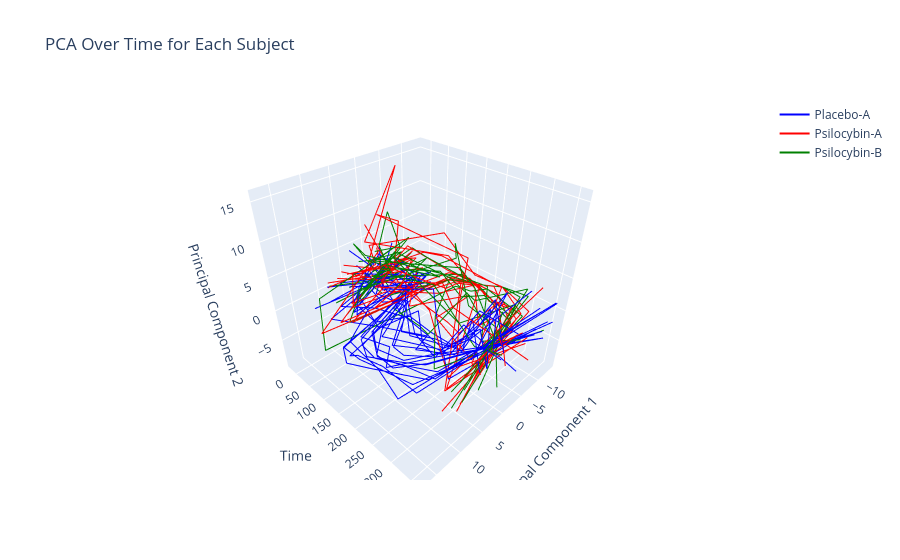

The notebook cell saved with this chart:
### Markdown cell above
## PCA (2 principle components) over time

### Code cell
# Create a 3D figure
fig = go.Figure()

# Loop through each subject
for subject_id in range(pca_over_time.shape[1]):
    xs = []
    ys = []
    zs = timepoints  # Use the time array as the y-axis values
    
    # Loop through each time point
    for t in range(pca_over_time.shape[0]):
        pca_result = pca_over_time[t]
        xs.append(pca_result[subject_id, 0])  # Principal Component 1
        ys.append(pca_result[subject_id, 1])  # Principal Component 2
    
    # Determine the condition for each subject using the reshaped condition array
    condition = condition_reshaped[subject_id]
    
    # Add the subject's trajectory over time to the plot without showing legend for each subject
    fig.add_trace(go.Scatter3d(
        x=xs, 
        y=zs, 
        z=ys, 
        mode='lines',  # Remove dots
        line=dict(color=palette[condition]),
        showlegend=False  # Hide individual subject legends
    ))

# Add separate traces for each condition to show in legend only
for condition, color in palette.items():
    fig.add_trace(go.Scatter3d(
        x=[None], y=[None], z=[None],  # No data, just for legend
        mode='lines',
        line=dict(color=color),
        name=condition
    ))

# Set labels
fig.update_layout(
    scene=dict(
        xaxis_title='Principal Component 1',
        yaxis_title='Time',
        zaxis_title='Principal Component 2'
    ),
    title='PCA Over Time for Each Subject'
)

# Show the plot
fig.show()

### Figure 1 — Plotly figure (JSON) as saved in the notebook; plotly's stock layout.template omitted (floating-point values rounded to 4 significant figures; data arrays with more than 128 entries replaced by an {"elided": "..."} marker saying what was removed)
{"data": [{"line": {"color": "blue"}, "mode": "lines", "showlegend": false, "type": "scatter3d", "x": [2.251, -0.168, -5.432, 10.84, 13.6, 10.95, 11.34, -7.626], "y": {"elided": "471 int values"}, "z": [1.528, -1.661, -1.259, -2.349, -1.181, -0.8839, 1.651, -1.076]}, {"line": {"color": "blue"}, "mode": "lines", "showlegend": false, "type": "scatter3d", "x": [-3.391, 5.062, 7.751, 4.427, -0.3162, 4.036, 6.521, -7.7], "y": {"elided": "471 int values"}, "z": [0.1953, 0.5252, -1.978, 2.749, 2.925, 2.43, -3.326, -0.1921]}, {"line": {"color": "blue"}, "mode": "lines", "showlegend": false, "type": "scatter3d", "x": [3.541, -5.106, -6.946, 14.24, 17.12, 16.81, 10.74, -11.21], "y": {"elided": "471 int values"}, "z": [0.668, -1.31, -1.948, -2.02, -0.2705, 1.499, -0.9275, -0.6776]}, {"line": {"color": "red"}, "mode": "lines", "showlegend": false, "type": "scatter3d", "x": [-0.2063, -4.708, -9.144, 7.598, 5.871, 5.602, 6.551, -7.525], "y": {"elided": "471 int values"}, "z": [7.237, -3.571, -3.798, 1.316, 6.378, 4.258, -3.023, 6.027]}, {"line": {"color": "green"}, "mode": "lines", "showlegend": false, "type": "scatter3d", "x": [1.708, -3.875, -5.156, -3.648, -7.948, -7.851, -0.7092, -3.676], "y": {"elided": "471 int values"}, "z": [1.983, 2.076, 4.083, 4.796, 1.686, 2.221, -1.096, 0.06268]}, {"line": {"color": "blue"}, "mode": "lines", "showlegend": false, "type": "scatter3d", "x": [-7.784, 9.05, 3.901, 1.298, 0.7893, 2.402, -0.1216, 4.317], "y": {"elided": "471 int values"}, "z": [-0.7099, -1.045, -2.491, -3.068, -4.211, -3.224, 1.096, -0.06923]}, {"line": {"color": "red"}, "mode": "lines", "showlegend": false, "type": "scatter3d", "x": [-6.728, 6.075, 8.33, -9.489, -9.302, -9.221, -5.748, 8.24], "y": {"elided": "471 int values"}, "z": [-1.798, 3.124, -0.462, 0.1606, 1.101, -0.3289, -0.8484, -1.352]}, {"line": {"color": "green"}, "mode": "lines", "showlegend": false, "type": "scatter3d", "x": [8.274, -7.809, -0.3356, -2.043, 0.7449, -2.608, -4.904, 1.039], "y": {"elided": "471 int values"}, "z": [0.3351, -2.338, -4.425, -6.19, -4.043, 3.374, -3.971, -5.088]}, {"line": {"color": "blue"}, "mode": "lines", "showlegend": false, "type": "scatter3d", "x": [-5.262, 6.692, -4.449, 2.358, -1.199, -2.338, -2.188, 4.224], "y": {"elided": "471 int values"}, "z": [-0.5575, -3.09, -2.179, -5.131, -5.856, -6.207, 3.166, -0.2377]}, {"line": {"color": "red"}, "mode": "lines", "showlegend": false, "type": "scatter3d", "x": [-11.45, 6.921, 0.772, -6.767, -11.67, -9.625, -9.353, 7.982], "y": {"elided": "471 int values"}, "z": [-0.6596, -1.434, -0.9147, -2.357, -0.8232, 1.562, -3.251, 2.266]}, {"line": {"color": "blue"}, "mode": "lines", "showlegend": false, "type": "scatter3d", "x": [-2.028, 6.425, 4.004, 0.2856, -0.005113, -2.469, 1.929, 5.881], "y": {"elided": "471 int values"}, "z": [1.398, -1.483, -4.964, -3.374, -4.083, -6.195, 3.672, 0.1698]}, {"line": {"color": "red"}, "mode": "lines", "showlegend": false, "type": "scatter3d", "x": [-0.4693, 0.08653, 8.779, -8.913, -11.67, -12.2, -11.17, 9.099], "y": {"elided": "471 int values"}, "z": [-0.3129, -1.796, -2.781, -0.8063, -0.8232, 0.4397, -1.539, 1.258]}, {"line": {"color": "blue"}, "mode": "lines", "showlegend": false, "type": "scatter3d", "x": [-6.218, 5.181, 3.311, -1.795, 2.128, 0.7856, -3.228, 0.4923], "y": {"elided": "471 int values"}, "z": [0.5206, -1.062, -6.4, -3.352, -4.654, -5.195, 4.077, 0.1484]}, {"line": {"color": "red"}, "mode": "lines", "showlegend": false, "type": "scatter3d", "x": [-3.398, 8.229, 14.75, -13.25, -11.0, -6.44, -3.165, 1.31], "y": {"elided": "471 int values"}, "z": [2.495, -0.409, -1.835, -1.518, -1.204, -3.66, 1.338, 1.823]}, {"line": {"color": "green"}, "mode": "lines", "showlegend": false, "type": "scatter3d", "x": [-7.738, 12.83, 14.57, -11.56, -9.953, -7.831, -11.75, 11.62], "y": {"elided": "471 int values"}, "z": [1.712, 1.79, -4.78, -3.01, -1.305, 1.855, -2.225, 0.7189]}, {"line": {"color": "green"}, "mode": "lines", "showlegend": false, "type": "scatter3d", "x": [0.233, 4.623, 9.365, -9.879, -11.67, -12.2, -10.06, 11.43], "y": {"elided": "471 int values"}, "z": [-0.4797, 0.1465, -2.51, -1.057, -0.8232, 0.4397, 1.638, -1.907]}, {"line": {"color": "blue"}, "mode": "lines", "showlegend": false, "type": "scatter3d", "x": [-1.399, 0.3458, -3.686, 1.26, 4.924, 0.2242, -3.856, 3.248], "y": {"elided": "471 int values"}, "z": [0.3321, 4.138, 0.3274, -0.1026, -2.217, -4.094, 2.302, 2.203]}, {"line": {"color": "red"}, "mode": "lines", "showlegend": false, "type": "scatter3d", "x": [2.732, 1.199, 4.17, -7.87, -10.69, -12.2, -13.66, 13.26], "y": {"elided": "471 int values"}, "z": [-0.267, 2.774, 7.477, 7.071, 1.132, 0.4397, -2.27, -1.123]}, {"line": {"color": "green"}, "mode": "lines", "showlegend": false, "type": "scatter3d", "x": [-11.14, 5.753, 7.048, -11.3, -5.041, -3.26, -4.036, 3.645], "y": {"elided": "471 int values"}, "z": [-0.8227, -1.985, 1.803, 1.966, 7.961, 1.096, -0.3857, 2.23]}, {"line": {"color": "blue"}, "mode": "lines", "showlegend": false, "type": "scatter3d", "x": [-11.13, 11.26, 3.936, -4.058, 3.673, -0.5455, -6.214, 7.968], "y": {"elided": "471 int values"}, "z": [-0.7254, -2.198, -5.708, -9.081, -5.268, -5.835, 3.933, 3.185]}, {"line": {"color": "green"}, "mode": "lines", "showlegend": false, "type": "scatter3d", "x": [0.6479, -2.203, 6.505, 3.179, -4.111, -4.86, -12.05, 8.999], "y": {"elided": "471 int values"}, "z": [-2.644, 0.6472, 0.8865, 7.857, 3.176, 1.217, 2.096, -0.6661]}, {"line": {"color": "blue"}, "mode": "lines", "showlegend": false, "type": "scatter3d", "x": [-1.896, 2.332, 2.199, 0.7905, 3.826, 4.198, 3.807, -3.845], "y": {"elided": "471 int values"}, "z": [-2.587, -1.194, -2.197, -0.471, -2.388, -3.772, 3.585, -5.204]}, {"line": {"color": "red"}, "mode": "lines", "showlegend": false, "type": "scatter3d", "x": [-4.209, 2.897, 11.02, -9.642, -11.67, -10.68, -9.887, 9.639], "y": {"elided": "471 int values"}, "z": [-0.5292, 0.1413, -1.78, -0.6518, -0.8232, -0.07567, -1.827, -2.389]}, {"line": {"color": "blue"}, "mode": "lines", "showlegend": false, "type": "scatter3d", "x": [-6.212, 1.475, -3.067, 4.532, 2.291, 2.581, 0.4155, -2.78], "y": {"elided": "471 int values"}, "z": [2.488, -1.983, -5.089, -6.544, -5.798, -4.14, 4.04, 1.377]}, {"line": {"color": "red"}, "mode": "lines", "showlegend": false, "type": "scatter3d", "x": [5.532, 1.615, -5.047, 2.241, -4.128, -1.296, -4.128, -0.453], "y": {"elided": "471 int values"}, "z": [1.677, 0.5299, 2.296, 2.302, -4.25, -2.481, 3.346, -2.406]}, {"line": {"color": "green"}, "mode": "lines", "showlegend": false, "type": "scatter3d", "x": [4.236, -4.878, 4.639, -7.113, 7.854, -1.138, -9.131, 5.785], "y": {"elided": "471 int values"}, "z": [-1.528, 2.732, 5.367, 0.3143, 10.42, -0.7561, 0.8913, -2.665]}, {"line": {"color": "blue"}, "mode": "lines", "showlegend": false, "type": "scatter3d", "x": [3.484, -4.627, -9.883, 13.27, 15.13, 14.63, 12.98, -13.18], "y": {"elided": "471 int values"}, "z": [4.353, -3.431, -3.414, -3.831, -0.1571, 0.5646, -1.652, 1.374]}, {"line": {"color": "red"}, "mode": "lines", "showlegend": false, "type": "scatter3d", "x": [6.506, -1.672, 3.59, -4.973, -4.952, -5.768, 6.845, -2.438], "y": {"elided": "471 int values"}, "z": [0.9343, -0.9256, 0.9243, -0.98, 2.076, 3.166, -4.789, 1.44]}, {"line": {"color": "green"}, "mode": "lines", "showlegend": false, "type": "scatter3d", "x": [-4.814, 5.363, 5.029, -9.258, -11.67, -12.2, -12.6, 9.538], "y": {"elided": "471 int values"}, "z": [-4.706, 7.313, 6.316, -0.1516, -0.8232, 0.4397, 0.7016, 1.237]}, {"line": {"color": "green"}, "mode": "lines", "showlegend": false, "type": "scatter3d", "x": [-7.788, 8.134, -4.387, 7.103, -6.522, -4.412, -3.942, 2.091], "y": {"elided": "471 int values"}, "z": [1.163, -2.875, 5.982, 7.903, 3.833, 3.478, -1.874, 6.82]}, {"line": {"color": "green"}, "mode": "lines", "showlegend": false, "type": "scatter3d", "x": [7.363, -11.23, 0.8782, -9.721, -0.8936, 4.402, 9.623, -10.44], "y": {"elided": "471 int values"}, "z": [-2.891, -0.5227, -1.642, -1.068, -1.681, 0.6714, 0.06874, -1.703]}, {"line": {"color": "blue"}, "mode": "lines", "showlegend": false, "type": "scatter3d", "x": [8.711, -7.742, -9.891, 14.22, 14.88, 15.61, 16.35, -12.83], "y": {"elided": "471 int values"}, "z": [0.3495, -2.821, -1.584, -1.86, -0.9181, 0.978, -0.4095, 1.594]}, {"line": {"color": "red"}, "mode": "lines", "showlegend": false, "type": "scatter3d", "x": [8.49, -10.31, -6.296, 0.3574, -9.611, 4.192, 1.898, -3.942], "y": {"elided": "471 int values"}, "z": [0.9472, -1.926, 0.02791, -1.591, -1.91, 2.538, -2.434, 1.032]}, {"line": {"color": "blue"}, "mode": "lines", "showlegend": false, "type": "scatter3d", "x": [1.086, -2.355, -3.112, 10.85, 9.158, 14.03, 8.825, -10.06], "y": {"elided": "471 int values"}, "z": [-1.228, -1.692, -2.179, -1.877, -1.928, 0.04448, 1.498, -2.882]}, {"line": {"color": "green"}, "mode": "lines", "showlegend": false, "type": "scatter3d", "x": [-3.026, 3.23, 0.5511, -7.197, -7.372, -7.188, -8.268, 9.246], "y": {"elided": "471 int values"}, "z": [-5.346, 0.6054, 2.751, 1.247, -1.242, 1.073, -1.579, -2.399]}, {"line": {"color": "blue"}, "mode": "lines", "showlegend": false, "type": "scatter3d", "x": [9.041, -5.092, -5.613, 8.956, 16.14, 15.64, 13.67, -12.99], "y": {"elided": "471 int values"}, "z": [-2.256, 0.9602, -0.6026, 1.605, 2.461, 0.9322, 0.09081, -1.556]}, {"line": {"color": "red"}, "mode": "lines", "showlegend": false, "type": "scatter3d", "x": [8.623, 0.7629, 2.491, -3.064, -2.035, -11.95, 1.16, 5.58], "y": {"elided": "471 int values"}, "z": [0.2025, 2.308, 3.572, 5.702, 7.172, 0.453, -3.757, -0.3395]}, {"line": {"color": "green"}, "mode": "lines", "showlegend": false, "type": "scatter3d", "x": [-2.022, -4.514, 0.11, 6.104, 8.097, 4.854, 0.916, 0.8474], "y": {"elided": "471 int values"}, "z": [2.376, 3.687, 10.98, 9.655, 8.025, 7.488, -1.105, 0.02702]}, {"line": {"color": "blue"}, "mode": "lines", "showlegend": false, "type": "scatter3d", "x": [6.584, -5.632, -8.645, 10.71, 12.15, 11.58, 9.391, -7.841], "y": {"elided": "471 int values"}, "z": [0.1594, -1.549, -1.922, -3.386, -2.213, -0.7468, -1.612, 2.944]}, {"line": {"color": "red"}, "mode": "lines", "showlegend": false, "type": "scatter3d", "x": [4.438, -5.284, -5.148, 5.531, -3.273, -1.048, 7.219, -5.546], "y": {"elided": "471 int values"}, "z": [0.8398, 1.1, 2.471, 6.749, 1.826, 5.614, -4.893, -0.5125]}, {"line": {"color": "blue"}, "mode": "lines", "showlegend": false, "type": "scatter3d", "x": [4.189, -3.666, -5.673, 8.613, 11.64, 11.32, 8.944, -8.516], "y": {"elided": "471 int values"}, "z": [-1.343, -2.705, -2.23, -2.142, -2.242, -1.069, -0.7403, 2.1]}, {"line": {"color": "red"}, "mode": "lines", "showlegend": false, "type": "scatter3d", "x": [4.928, -2.872, -2.136, 6.242, -8.501, -1.042, 4.843, -5.308], "y": {"elided": "471 int values"}, "z": [2.513, 0.3142, 9.045, 13.63, 4.634, 3.175, -2.398, -1.334]}, {"line": {"color": "blue"}, "mode": "lines", "showlegend": false, "type": "scatter3d", "x": [-0.1897, -5.694, -6.719, 6.556, 11.73, 12.85, 10.96, -9.94], "y": {"elided": "471 int values"}, "z": [2.085, -2.756, -0.458, -2.788, -1.869, -0.6965, 1.633, -1.664]}, {"line": {"color": "red"}, "mode": "lines", "showlegend": false, "type": "scatter3d", "x": [-3.134, -3.259, -4.055, -9.173, -11.67, -8.687, -9.439, 8.007], "y": {"elided": "471 int values"}, "z": [-3.182, 1.895, 4.759, 0.6857, -0.8232, -0.4756, -0.2994, -1.015]}, {"line": {"color": "blue"}, "mode": "lines", "showlegend": false, "type": "scatter3d", "x": [-3.123, -0.02246, -5.396, 8.355, 11.73, 10.74, 9.98, -10.74], "y": {"elided": "471 int values"}, "z": [2.945, -2.006, -2.123, -2.069, -0.9379, -0.6855, 2.418, -3.158]}, {"line": {"color": "red"}, "mode": "lines", "showlegend": false, "type": "scatter3d", "x": [-2.531, -0.44, -6.071, 2.3, 10.05, 3.008, 6.392, -7.128], "y": {"elided": "471 int values"}, "z": [2.863, -2.312, 2.137, 6.484, 7.994, 6.981, 7.165, -5.095]}, {"line": {"color": "blue"}, "mode": "lines", "showlegend": false, "type": "scatter3d", "x": [11.66, -6.008, -7.578, 6.639, 7.174, 2.971, 2.753, 0.8765], "y": {"elided": "471 int values"}, "z": [-2.043, -0.7546, -1.082, -3.927, -1.873, -3.092, 1.17, -0.6912]}, {"line": {"color": "blue"}, "mode": "lines", "showlegend": false, "type": "scatter3d", "x": [2.402, 0.3366, -2.868, 4.25, 6.331, 5.152, 2.007, -4.534], "y": {"elided": "471 int values"}, "z": [-5.328, -0.2379, -7.465, -7.019, -4.853, -3.104, 0.6309, 6.764]}, {"line": {"color": "red"}, "mode": "lines", "showlegend": false, "type": "scatter3d", "x": [1.426, -3.988, 4.974, -9.157, -8.483, -9.638, -8.078, 10.26], "y": {"elided": "471 int values"}, "z": [-2.221, 15.58, 8.227, 3.103, 1.517, -0.7622, 0.8442, -3.176]}, {"line": {"color": "green"}, "mode": "lines", "showlegend": false, "type": "scatter3d", "x": [-0.7909, -2.732, 4.054, -13.25, -11.67, -9.871, -8.392, 5.621], "y": {"elided": "471 int values"}, "z": [-0.1362, 0.6849, 2.767, -1.518, -0.8232, -0.9472, -0.8198, 3.781]}, {"line": {"color": "blue"}, "mode": "lines", "name": "Placebo-A", "type": "scatter3d", "x": [null], "y": [null], "z": [null]}, {"line": {"color": "red"}, "mode": "lines", "name": "Psilocybin-A", "type": "scatter3d", "x": [null], "y": [null], "z": [null]}, {"line": {"color": "green"}, "mode": "lines", "name": "Psilocybin-B", "type": "scatter3d", "x": [null], "y": [null], "z": [null]}], "layout": {"scene": {"xaxis": {"title": {"text": "Principal Component 1"}}, "yaxis": {"title": {"text": "Time"}}, "zaxis": {"title": {"text": "Principal Component 2"}}}, "title": {"text": "PCA Over Time for Each Subject"}}}
